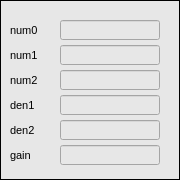
   <widget class="caFrame" name="caframe_8">
    <property name="geometry">
     <rect>
      <x>560</x>
      <y>70</y>
      <width>180</width>
      <height>180</height>
     </rect>
    </property>
    <property name="font">
     <font>
      <pointsize>8</pointsize>
     </font>
    </property>
    <property name="styleSheet">
     <string notr="true">background-color: rgb(231, 231, 231);</string>
    </property>
    <property name="frameShape">
     <enum>QFrame::Box</enum>
    </property>
    <property name="frameShadow">
     <enum>QFrame::Plain</enum>
    </property>
    <property name="lineWidth">
     <number>1</number>
    </property>
    <property name="midLineWidth">
     <number>1</number>
    </property>
    <property name="background">
     <color>
      <red>0</red>
      <green>0</green>
      <blue>0</blue>
     </color>
    </property>
    <property name="backgroundMode">
     <enum>caFrame::Filled</enum>
    </property>
    <widget class="QLabel" name="label_31">
     <property name="geometry">
      <rect>
       <x>10</x>
       <y>20</y>
       <width>45</width>
       <height>20</height>
      </rect>
     </property>
     <property name="font">
      <font>
       <pointsize>8</pointsize>
      </font>
     </property>
     <property name="text">
      <string>num0</string>
     </property>
    </widget>
    <widget class="caTextEntry" name="catextentry_32">
     <property name="geometry">
      <rect>
       <x>60</x>
       <y>20</y>
       <width>100</width>
       <height>20</height>
      </rect>
     </property>
     <property name="font">
      <font>
       <family>Monospace</family>
       <pointsize>9</pointsize>
      </font>
     </property>
     <property name="alignment">
      <set>Qt::AlignRight|Qt::AlignTrailing|Qt::AlignVCenter</set>
     </property>
     <property name="channel" stdset="0">
      <string notr="true">$(DEVICE):gdx:dsp_iir:$(BPM):IIR3:num0</string>
     </property>
     <property name="background">
      <color>
       <red>255</red>
       <green>255</green>
       <blue>255</blue>
      </color>
     </property>
     <property name="colorMode">
      <enum>caLineEdit::Static</enum>
     </property>
     <property name="precision">
      <number>6</number>
     </property>
     <property name="precisionMode">
      <enum>caLineEdit::User</enum>
     </property>
     <property name="fontScaleMode">
      <enum>caLineEdit::Height</enum>
     </property>
    </widget>
    <widget class="caTextEntry" name="catextentry_33">
     <property name="geometry">
      <rect>
       <x>60</x>
       <y>45</y>
       <width>100</width>
       <height>20</height>
      </rect>
     </property>
     <property name="font">
      <font>
       <family>Monospace</family>
       <pointsize>9</pointsize>
      </font>
     </property>
     <property name="alignment">
      <set>Qt::AlignRight|Qt::AlignTrailing|Qt::AlignVCenter</set>
     </property>
     <property name="channel" stdset="0">
      <string notr="true">$(DEVICE):gdx:dsp_iir:$(BPM):IIR3:num1</string>
     </property>
     <property name="background">
      <color>
       <red>255</red>
       <green>255</green>
       <blue>255</blue>
      </color>
     </property>
     <property name="colorMode">
      <enum>caLineEdit::Static</enum>
     </property>
     <property name="precision">
      <number>6</number>
     </property>
     <property name="precisionMode">
      <enum>caLineEdit::User</enum>
     </property>
     <property name="fontScaleMode">
      <enum>caLineEdit::Height</enum>
     </property>
    </widget>
    <widget class="QLabel" name="label_50">
     <property name="geometry">
      <rect>
       <x>10</x>
       <y>45</y>
       <width>45</width>
       <height>20</height>
      </rect>
     </property>
     <property name="font">
      <font>
       <pointsize>8</pointsize>
      </font>
     </property>
     <property name="text">
      <string>num1</string>
     </property>
    </widget>
    <widget class="caTextEntry" name="catextentry_34">
     <property name="geometry">
      <rect>
       <x>60</x>
       <y>95</y>
       <width>100</width>
       <height>20</height>
      </rect>
     </property>
     <property name="font">
      <font>
       <family>Monospace</family>
       <pointsize>9</pointsize>
      </font>
     </property>
     <property name="alignment">
      <set>Qt::AlignRight|Qt::AlignTrailing|Qt::AlignVCenter</set>
     </property>
     <property name="channel" stdset="0">
      <string notr="true">$(DEVICE):gdx:dsp_iir:$(BPM):IIR3:den1</string>
     </property>
     <property name="background">
      <color>
       <red>255</red>
       <green>255</green>
       <blue>255</blue>
      </color>
     </property>
     <property name="colorMode">
      <enum>caLineEdit::Static</enum>
     </property>
     <property name="precision">
      <number>6</number>
     </property>
     <property name="precisionMode">
      <enum>caLineEdit::User</enum>
     </property>
     <property name="fontScaleMode">
      <enum>caLineEdit::Height</enum>
     </property>
    </widget>
    <widget class="caTextEntry" name="catextentry_35">
     <property name="geometry">
      <rect>
       <x>60</x>
       <y>70</y>
       <width>100</width>
       <height>20</height>
      </rect>
     </property>
     <property name="font">
      <font>
       <family>Monospace</family>
       <pointsize>9</pointsize>
      </font>
     </property>
     <property name="alignment">
      <set>Qt::AlignRight|Qt::AlignTrailing|Qt::AlignVCenter</set>
     </property>
     <property name="channel" stdset="0">
      <string notr="true">$(DEVICE):gdx:dsp_iir:$(BPM):IIR3:num2</string>
     </property>
     <property name="background">
      <color>
       <red>255</red>
       <green>255</green>
       <blue>255</blue>
      </color>
     </property>
     <property name="colorMode">
      <enum>caLineEdit::Static</enum>
     </property>
     <property name="precision">
      <number>6</number>
     </property>
     <property name="precisionMode">
      <enum>caLineEdit::User</enum>
     </property>
     <property name="fontScaleMode">
      <enum>caLineEdit::Height</enum>
     </property>
    </widget>
    <widget class="QLabel" name="label_51">
     <property name="geometry">
      <rect>
       <x>10</x>
       <y>95</y>
       <width>45</width>
       <height>20</height>
      </rect>
     </property>
     <property name="font">
      <font>
       <pointsize>8</pointsize>
      </font>
     </property>
     <property name="text">
      <string>den1</string>
     </property>
    </widget>
    <widget class="QLabel" name="label_52">
     <property name="geometry">
      <rect>
       <x>10</x>
       <y>70</y>
       <width>45</width>
       <height>20</height>
      </rect>
     </property>
     <property name="font">
      <font>
       <pointsize>8</pointsize>
      </font>
     </property>
     <property name="text">
      <string>num2</string>
     </property>
    </widget>
    <widget class="caTextEntry" name="catextentry_36">
     <property name="geometry">
      <rect>
       <x>60</x>
       <y>145</y>
       <width>100</width>
       <height>20</height>
      </rect>
     </property>
     <property name="font">
      <font>
       <family>Monospace</family>
       <pointsize>9</pointsize>
      </font>
     </property>
     <property name="alignment">
      <set>Qt::AlignRight|Qt::AlignTrailing|Qt::AlignVCenter</set>
     </property>
     <property name="channel" stdset="0">
      <string notr="true">$(DEVICE):gdx:dsp_iir:$(BPM):IIR3:gain</string>
     </property>
     <property name="background">
      <color>
       <red>255</red>
       <green>255</green>
       <blue>255</blue>
      </color>
     </property>
     <property name="colorMode">
      <enum>caLineEdit::Static</enum>
     </property>
     <property name="precision">
      <number>6</number>
     </property>
     <property name="precisionMode">
      <enum>caLineEdit::User</enum>
     </property>
     <property name="fontScaleMode">
      <enum>caLineEdit::Height</enum>
     </property>
    </widget>
    <widget class="caTextEntry" name="catextentry_37">
     <property name="geometry">
      <rect>
       <x>60</x>
       <y>120</y>
       <width>100</width>
       <height>20</height>
      </rect>
     </property>
     <property name="font">
      <font>
       <family>Monospace</family>
       <pointsize>9</pointsize>
      </font>
     </property>
     <property name="alignment">
      <set>Qt::AlignRight|Qt::AlignTrailing|Qt::AlignVCenter</set>
     </property>
     <property name="channel" stdset="0">
      <string notr="true">$(DEVICE):gdx:dsp_iir:$(BPM):IIR3:den2</string>
     </property>
     <property name="background">
      <color>
       <red>255</red>
       <green>255</green>
       <blue>255</blue>
      </color>
     </property>
     <property name="colorMode">
      <enum>caLineEdit::Static</enum>
     </property>
     <property name="precision">
      <number>6</number>
     </property>
     <property name="precisionMode">
      <enum>caLineEdit::User</enum>
     </property>
     <property name="fontScaleMode">
      <enum>caLineEdit::Height</enum>
     </property>
    </widget>
    <widget class="QLabel" name="label_53">
     <property name="geometry">
      <rect>
       <x>10</x>
       <y>145</y>
       <width>45</width>
       <height>20</height>
      </rect>
     </property>
     <property name="font">
      <font>
       <pointsize>8</pointsize>
      </font>
     </property>
     <property name="text">
      <string>gain</string>
     </property>
    </widget>
    <widget class="QLabel" name="label_54">
     <property name="geometry">
      <rect>
       <x>10</x>
       <y>120</y>
       <width>45</width>
       <height>20</height>
      </rect>
     </property>
     <property name="font">
      <font>
       <pointsize>8</pointsize>
      </font>
     </property>
     <property name="text">
      <string>den2</string>
     </property>
    </widget>
   </widget>
